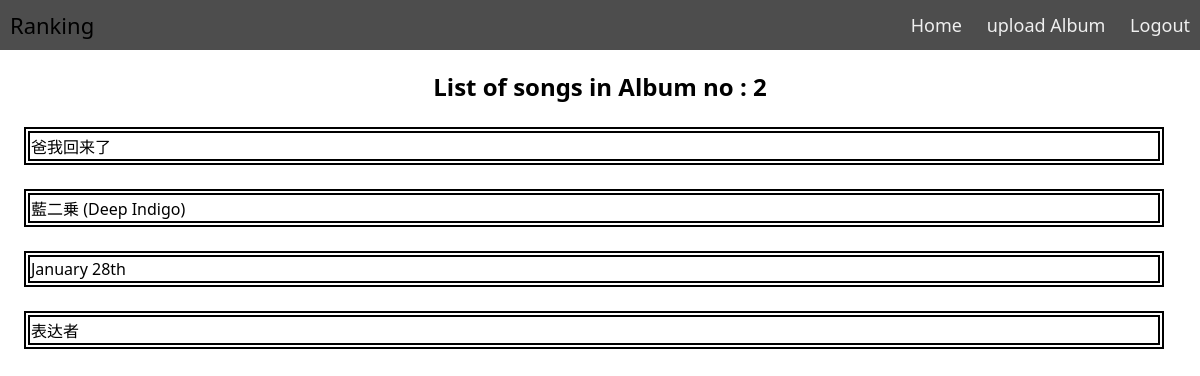
The page /list.php?id=2 (signed in) on the database its author committed.
### tables this page shows
CREATE TABLE `songs` (
  `id` int(100) UNSIGNED NOT NULL,
  `list_number` int(100) UNSIGNED NOT NULL,
  `song` varchar(100) NOT NULL,
  `song_in_album` int(100) UNSIGNED DEFAULT NULL
);

### list.php (the view, shortened to what this page needs)
<?php
include("db.php");
$id = $_GET['id'];
$query = "select * from songs where song_in_album = '$id'";
$record = mysqli_query($con, $query);
?>
<!DOCTYPE html>
<html>
<head>
    <link rel="stylesheet" href="style1.css" />
</head>
<body>
<div class="nav">
  <div class="nav-header">
        <div class="nav-title">
        <a href="index.php">
        Ranking
        </a>
        </div>
  </div>
  <div class="nav-links">
    <a href="index.php" >Home</a>
    <a href="upload.php" >upload Album</a>
    <?php if(!isset($_SESSION["username"])){ ?>
    <a href="login.php" >login</a>
    <a href="registration.php" >Signup</a>
    <?php }else{ ?>
    <a href="logout.php" >Logout</a>
    <?php } ?>
  </div>
</div>
<h2 style="text-align:center;">List of songs in Album no : <?php echo $id ?></h2>
<?php foreach($record as $res){?>
    <table style="width: 95%;border:2px solid black;margin:2%;">
      <tbody >
        <tr style="height: 23px;">
        <a href="lyrics.php?sid=<?php echo $res['id'] ?>">
          <td style="width: 23%; height: 23px; border:2px solid black;" colspan="3">
          <a href="lyrics.php?sid=<?php echo $res['id'] ?>">
          <?php echo $res['song'] ?>
        </a>
        </td>
        </tr>
      </tbody>
    </table>
    <?php } ?>
</body>
</html>

### style1.css (style rules this page uses)
* { box-sizing: border-box; }
a:link { text-decoration: none; color: black; }
body { margin: 0px; font-family: 'segoe ui'; }
.nav { height: 50px; width: 100%; background-color: #4d4d4d; position: relative; }
.nav > .nav-header { display: inline; }
.nav > .nav-header > .nav-title { display: inline-block; font-size: 22px; color: #fff; padding: 10px 10px 10px 10px; }
.nav > .nav-links { display: inline; float: right; font-size: 18px; }
.nav > .nav-links > a { display: inline-block; padding: 13px 10px 13px 10px; text-decoration: none; color: #efefef; }

### rows shown on the page
songs: song "爸我回来了"
songs: song "藍二乗 (Deep Indigo)"
songs: song "January 28th"
songs: song "表达者"

### other values the page prints
$id "2"
